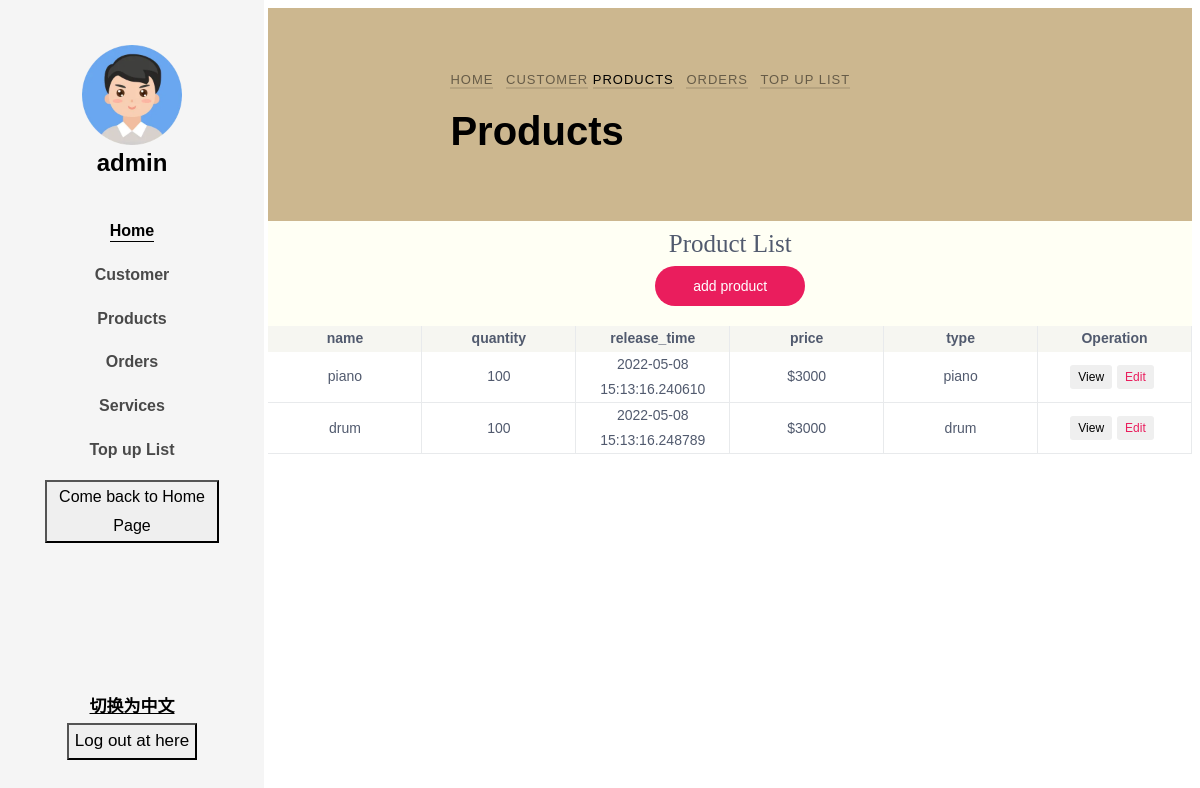
The app's page /productList (signed in), older data.
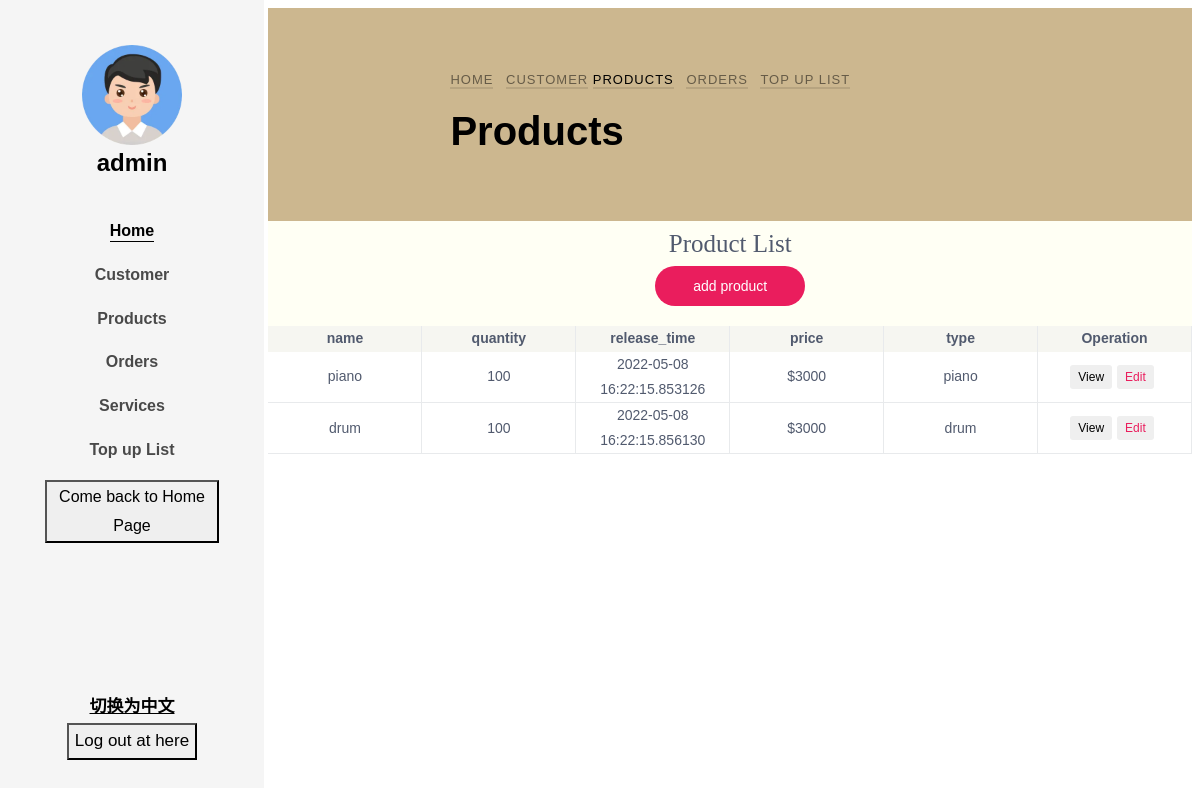
The same page, newer data.
### app/models.py (models this page shows)
class Commodity(db.Model):
    __tablename__ = "commodity"
    __table_args__ = {'extend_existing': True}
    id = db.Column(db.Integer, primary_key=True, autoincrement=True)
    commodity_name = db.Column(db.String(32), nullable=False)
    release_time = db.Column(db.DateTime, default=datetime.now)
    cargo_quantity = db.Column(db.Integer, nullable=False)
    pic_path1 = db.Column(db.String(64), nullable=True)
    pic_path2 = db.Column(db.String(64), nullable=True)
    pic_path3 = db.Column(db.String(64), nullable=True)
    price = db.Column(db.Integer, nullable=False)
    introduction = db.Column(db.String(64), nullable=True)
    type = db.Column(db.String(32), nullable=False)
    collect_num = db.Column(db.Integer, default=0)
    is_collect = db.Column(db.Boolean, default=False, nullable=False)

### app/routes.py (the view)
@app.route('/productList')
def productList():
    user = User.query.filter(User.user_name == session.get('USERNAME')).first()
    user_icon = setIcon()
    authority = session.get('authority')
    products = Commodity.query.all()
    allproducts = get_product(products)
    return render_template('productList.html', authority=authority, user=user, commodities=allproducts, icon=user_icon,
                           islogin=islogined(),
                           )

### app/functions.py (called while the page is built)
def islogined():
    if session.get('USERNAME'):
        return True
    else:
        return False

### app/routes.py (called while the page is built)
def setIcon():
    if islogined():
        user = User.query.filter(User.user_name == session.get('USERNAME')).first()
        user_icon = user.icon
        if user_icon != None:
            icon = user.icon
            user_icon = url_for('static', filename='uploaded_AVA/' + icon)
        else:
            user_icon = 'NULL'
    else:
        user_icon = 'NULL'
    return user_icon

def get_product(products):
    allproducts = []
    for p in products:
        item = dict()
        item['id'] = p.id
        item['name'] = p.commodity_name
        item['quantity'] = p.cargo_quantity
        item['time'] = p.release_time
        item['price'] = p.price
        item['type'] = p.type
        allproducts.append(item)
    return allproducts

### app/templates/productLIst.html (shortened to what the changed rows need)
<!DOCTYPE html>
<html lang="en">
<head>
    <link rel="stylesheet" href="../static/css/open-iconic-bootstrap.min.css">
    <link rel="stylesheet" href="../static/css/animate.css">
    <link rel="stylesheet" href="../static/css/owl.carousel.min.css">
    <link rel="stylesheet" href="../static/css/owl.theme.default.min.css">
    <link rel="stylesheet" href="../static/css/magnific-popup.css">
    <link rel="stylesheet" href="../static/css/aos.css">
    <link rel="stylesheet" href="../static/css/ionicons.min.css">
    <link rel="stylesheet" href="../static/css/bootstrap-datepicker.css">
    <link rel="stylesheet" href="../static/css/jquery.timepicker.css">
    <link rel="stylesheet" href="../static/css/flaticon.css">
    <link rel="stylesheet" href="../static/css/icomoon.css">
    <link rel="stylesheet" href="../static/css/style-per.css">
    <link rel="stylesheet" href="../static/css/list.css" type="text/css">
</head>
<body>
<div id="colorlib-page">
    <aside id="colorlib-aside" role="complementary" class="js-fullheight text-center">
        <h1 id="colorlib-logo"><a href="/home">
                <span>
                    {% if icon == "NULL" %}
                        <img src='{{ avatars.default(size='l') }}' alt="" width=100 height=100>
                    {% else %}
                        <img src='{{ icon }}' alt="" width=100 height=100>
                    {% endif %}
                </span><br>{{ user.user_name }}</a>
        </h1>
    </aside>
    <div id="colorlib-main">
        <section class="ftco-section ftco-bread">
            <div class="container">
                <div class="row no-gutters slider-text justify-content-center align-items-center">
                    <div class="col-md-8 ftco-animate">
                        <h1 class="bread i18n" contrastName="PRODUCTS">Products </h1>
                    </div>
                </div>
            </div>
        </section>
        <div class="ivu-table ivu-table-default ivu-table-border" style="background-color: rgba(255,255,240,0.7);text-align: center">
              <br>
              <div class="ivu-table-header">
                  <table cellspacing="0" cellpadding="0" border="0" style="width: 600px;">
                      <thead>
                        <tr>
                            <th class="ivu-table-column-sPsr1K">
                                <div class="ivu-table-cell"><span class="">name</span></div>
                            </th>
                            <th class="ivu-table-column-0Ty1Sa">
                                <div class="ivu-table-cell"><span class="">quantity</span></div>
                            </th>
                            <th class="ivu-table-column-HpbwFs">
                                <div class="ivu-table-cell"><span class="">release_time</span></div>
                            </th>
                            <th class="ivu-table-column-BsnJUZ">
                                <div class="ivu-table-cell"><span class="">price</span></div>
                            </th>
                            <th class="ivu-table-column-HpbwFs">
                                <div class="ivu-table-cell"><span class="">type</span></div>
                            </th>
                            <th class="ivu-table-column-KCCxfC ivu-table-column-center ivu-table-hidden">
                                <div class="ivu-table-cell ivu-table-hidden"><span class="">Operation</span></div>
                            </th>
                        </tr>
                      </thead>
                  </table>
              </div>
              <div class="ivu-table-body" style="">
                  <table cellspacing="0" cellpadding="0" border="0" style="width: 600px;">
                      <tbody class="ivu-table-tbody">
                        {% for c in commodities %}
                            <tr draggable="false" class="ivu-table-row">
                                <td class="ivu-table-column">
                                    <div class="ivu-table-cell">
                                        <div class="ivu-table-cell-tooltip ivu-tooltip">
                                            <div class="ivu-tooltip-rel">
                                                <span class="ivu-table-cell-tooltip-content">{{ c.name }}
                                                </span>
                                            </div>
                                        </div>
                                    </div>
                                </td>
                                <td class="ivu-table-column">
                                    <div class="ivu-table-cell">
                                        <div class="ivu-table-cell-tooltip ivu-tooltip">
                                            <div class="ivu-tooltip-rel">
                                                <span class="ivu-table-cell-tooltip-content">{{ c.quantity }}
                                                </span>
                                            </div>
                                        </div>
                                    </div>
                                </td>
                                <td class="ivu-table-column">
                                    <div class="ivu-table-cell">
                                        <div class="ivu-table-cell-tooltip ivu-tooltip">
                                            <div class="ivu-tooltip-rel">
                                                <span class="ivu-table-cell-tooltip-content">{{ c.time }}
                                                </span>
                                            </div>
                                        </div>
                                    </div>
                                </td>
                                <td class="ivu-table-column">
                                    <div class="ivu-table-cell">
                                        <div class="ivu-table-cell-tooltip ivu-tooltip">
                                            <div class="ivu-tooltip-rel">
                                                <span class="ivu-table-cell-tooltip-content">${{ c.price }}
                                                </span>
                                            </div>
                                        </div>
                                    </div>
                                </td>
                                <td class="ivu-table-column">
                                    <div class="ivu-table-cell">
                                        <div class="ivu-table-cell-tooltip ivu-tooltip">
                                            <div class="ivu-tooltip-rel">
                                                <span class="ivu-table-cell-tooltip-content">{{ c.type }}
                                                </span>
                                            </div>
                                        </div>
                                    </div>
                                </td>
                                <td class="ivu-table-column">
                                    <div class="ivu-table-cell ivu-table-hidden">
                                        <div style="display: flex; justify-content: center;">
                                            <button type="button" class="ivu-btn ivu-btn-info ivu-btn-small ivu-btn-ghost" style="margin-right: 5px; display: block;">
                                                <a href="single/{{ c.id }}">View</a>
                                            </button>
                                            <button type="button" class="ivu-btn ivu-btn-info ivu-btn-small ivu-btn-ghost" style="margin-right: 5px; display: block;" onclick="location.href='/modify_commodity/{{ c.id }}'">
                                                <span>Edit</span>
                                            </button>
                                        </div>
                                    </div>
                                </td>
                            </tr>
                        {% endfor %}
                      </tbody>
                  </table>
              </div>
          </div>
        </div>
    </div>
</body>
</html>

Row changes from the older to the newer data that the page shows:
changed Commodity "piano": time "2022-05-08 15:13:16.240610" → "2022-05-08 16:22:15.853126"
changed Commodity "drum": time "2022-05-08 15:13:16.248789" → "2022-05-08 16:22:15.856130"
